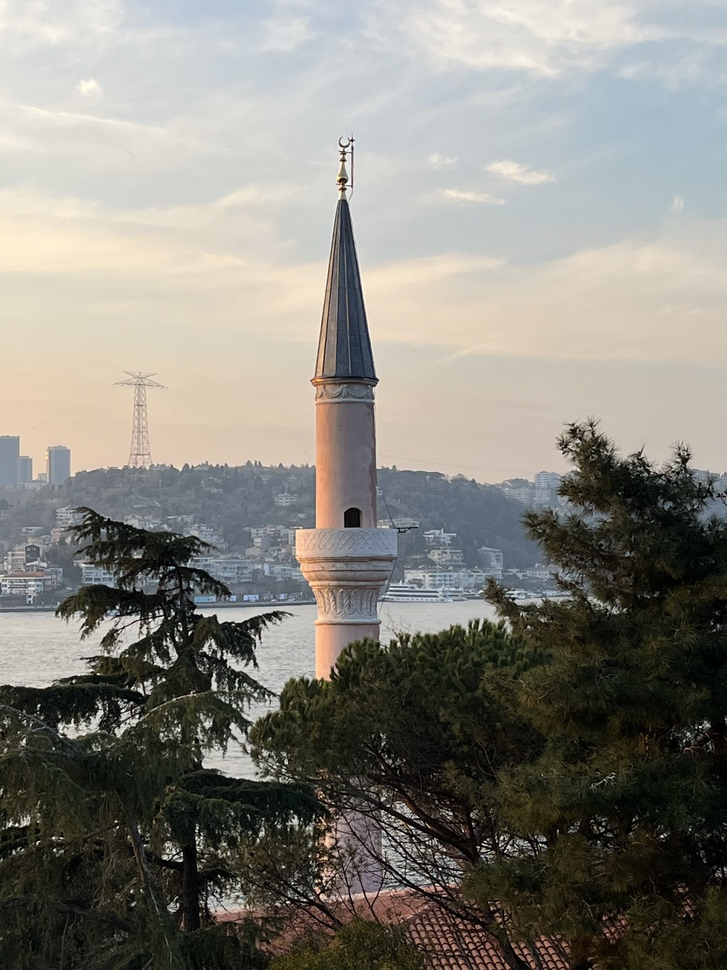
#> input picture Ch12/Figure5/IMG_0255/IMG_0255.jpg, 727 x 970 px, shrunk from 3024 x 4032 before the run, found by its file name
$ python sobel_code.py   (older library calls are emulated)
#> lines starting #> are read from the running program, lines starting #| are printed output that depends on the picture
import cv2
import matplotlib.pyplot as plt
import numpy as np

image = cv2.imread('C:\\Users\\indus\\OneDrive\\Desktop\\ImageBook\\MyImplementations\\Ch12\\Figure5\\IMG_0255\\IMG_0255.jpg')
#> image is the input picture: shape (970, 727, 3); mean B, G, R 124.4, 131.6, 133.8

gray_image = cv2.cvtColor(image, cv2.COLOR_BGR2GRAY)
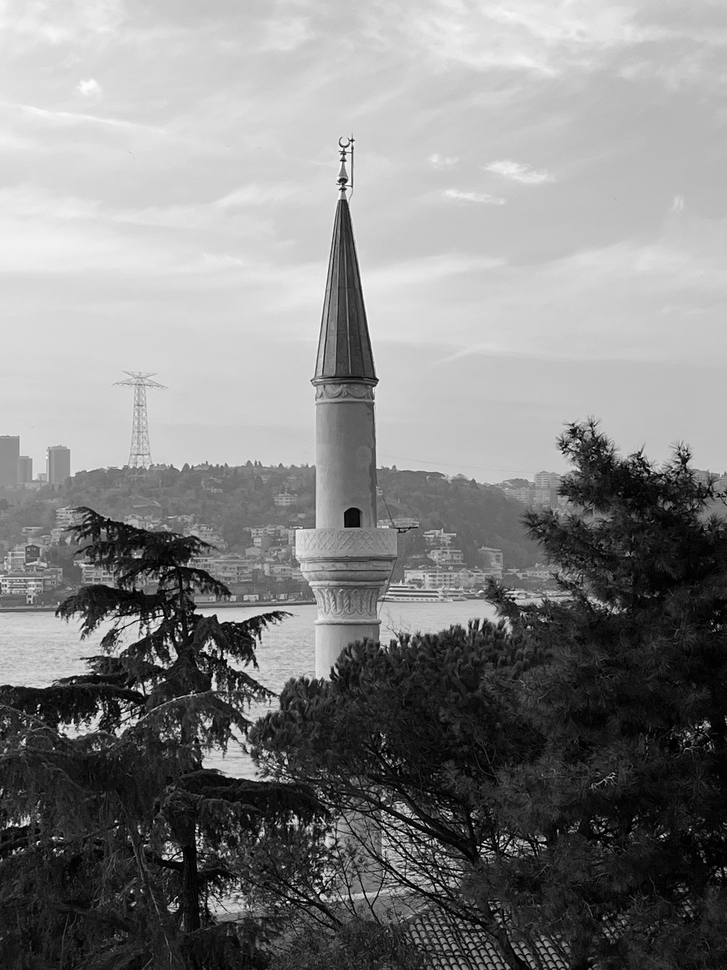
#> gray_image: shape (970, 727); min 0, max 255, mean 131.5

smoothed_image = cv2.GaussianBlur(gray_image, (45, 45), 0)
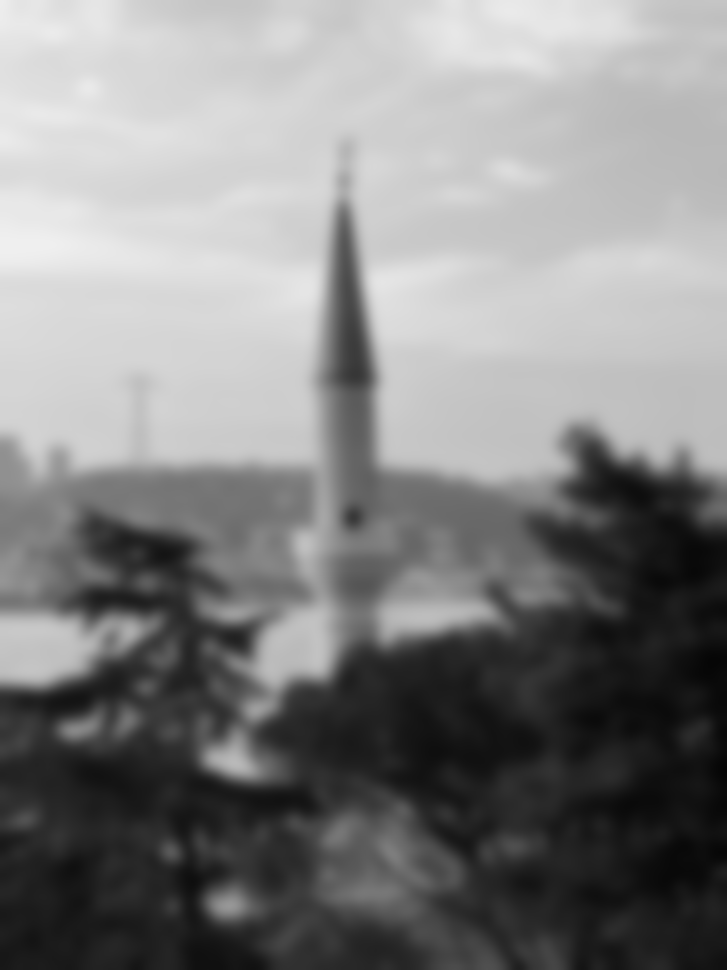
#> smoothed_image: shape (970, 727); min 5, max 239, mean 131.5

sobel_x = cv2.Sobel(smoothed_image, cv2.CV_64F, 1, 0, ksize=3)
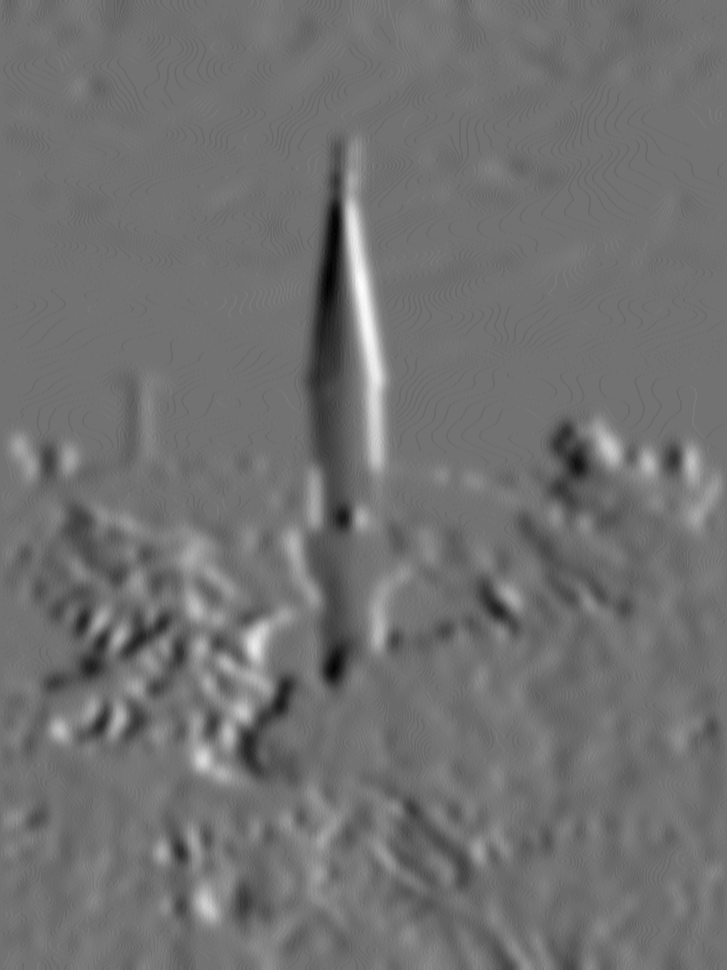
#> sobel_x: shape (970, 727) float64; min -60, max 74, mean -0.5; drawn with min black and max white
sobel_y = cv2.Sobel(smoothed_image, cv2.CV_64F, 0, 1, ksize=3)
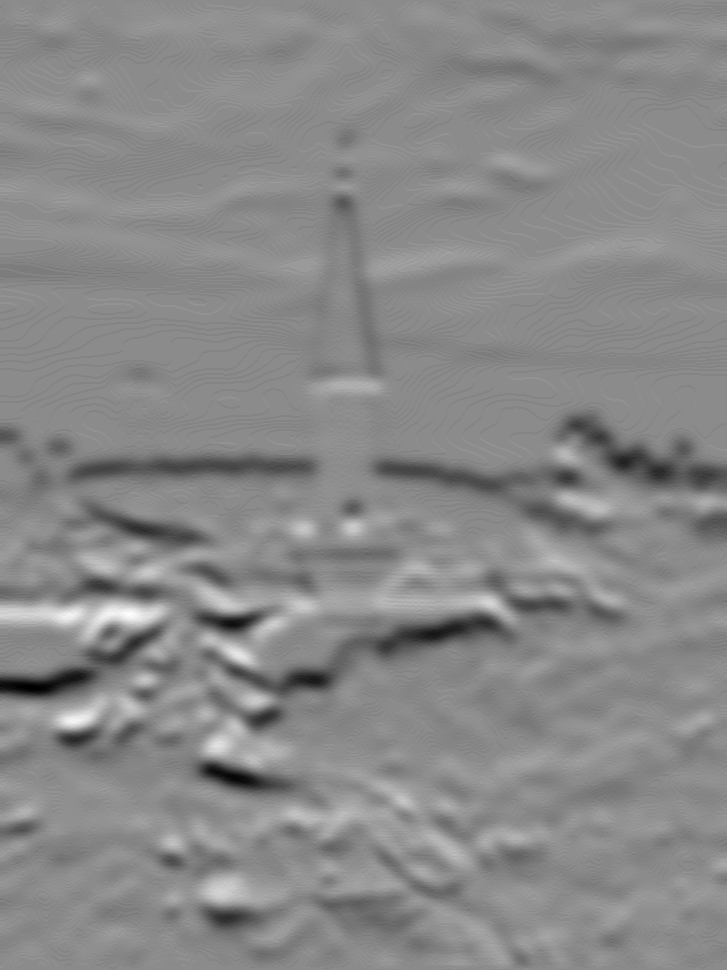
#> sobel_y: shape (970, 727) float64; min -76, max 63, mean -1.5; drawn with min black and max white

gradient_magnitude = np.sqrt(sobel_x**2 + sobel_y**2)
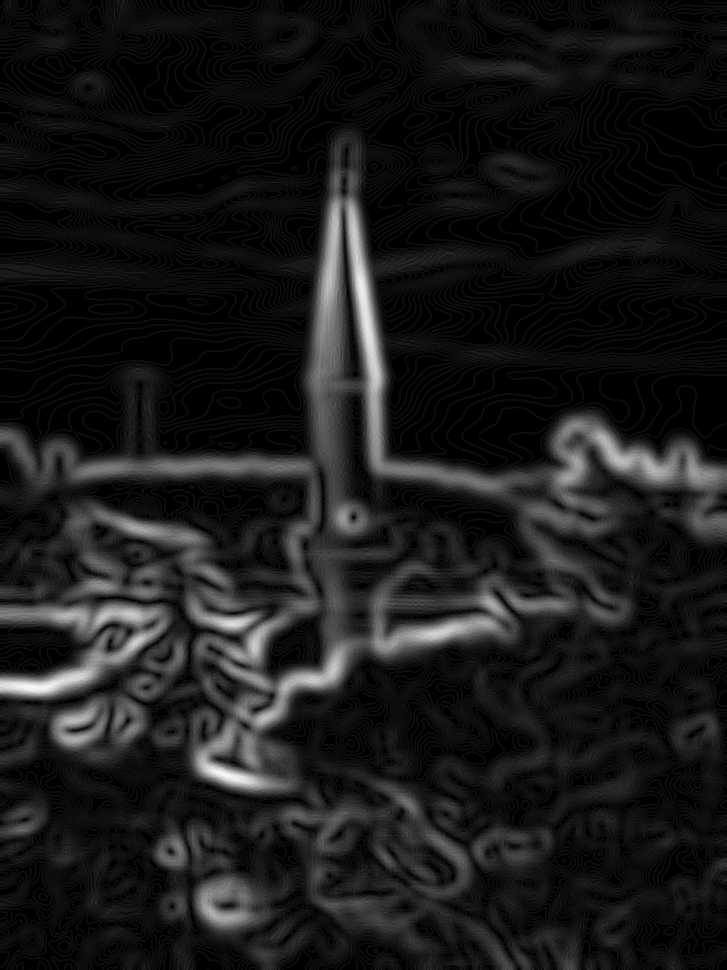
#> gradient_magnitude: shape (970, 727) float64; min 0, max 78.79, mean 8; drawn with min black and max white

cv2.imwrite('C:\\Users\\indus\\OneDrive\\Desktop\\ImageBook\\MyImplementations\\Ch12\\Figure5\\IMG_0255\\gradient_magnitude.jpg', gradient_magnitude)
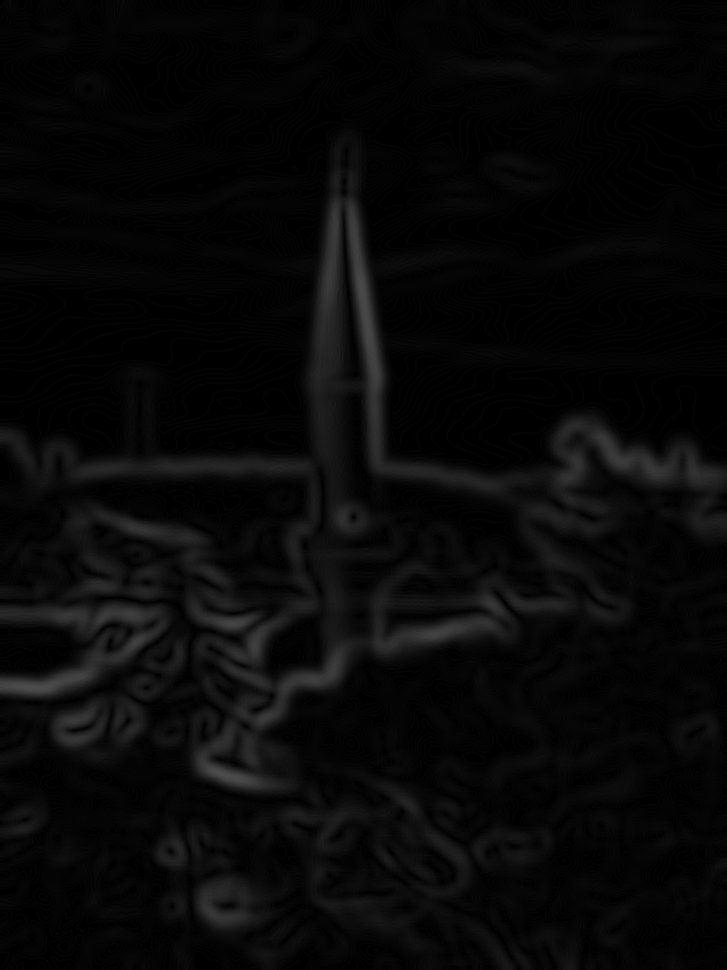
#> saved as gradient_magnitude.jpg: shape (970, 727); min 0, max 79, mean 7.9
